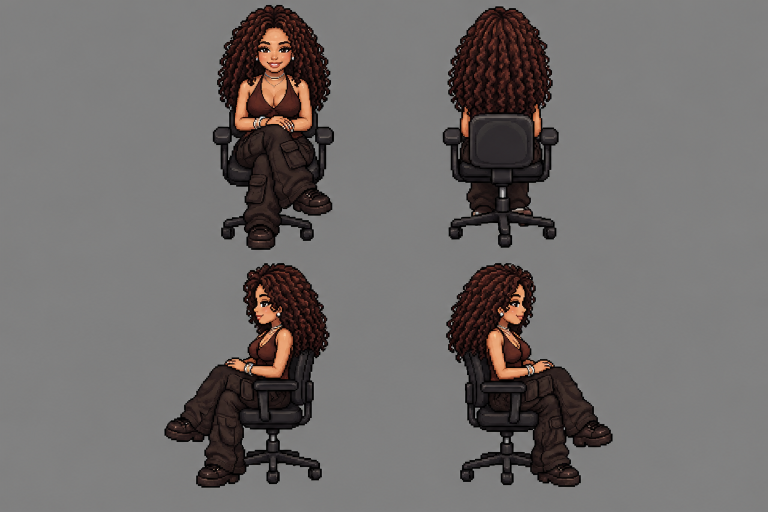
#> input picture cripcoin/assets-fonte/personagem-cacheada.png, 1536 x 1024 px (shown at 1/2 size); its folder holds 3 pictures in this run
$ python personagens.py
#> lines starting #> are read from the running program, lines starting #| are printed output that depends on the picture; after the words box and inside, x2 and y2 are one past the last pixel; in counts of white or black regions, pixels touching at a corner belong together
# Recorta as personagens sentadas na cadeira das folhas assets-fonte/personagem-*.png (4 vistas por folha).
# Layout da folha: [frente | costas] em cima, [lado esquerdo | lado direito] embaixo  →  S, N, W, E.
# Fundo cinza removido por preenchimento a partir das bordas. Todas as vistas usam a mesma escala (altura alvo) e a mesma âncora
# horizontal (centro do tronco/cabeça, que fica sobre a cadeira), base alinhada.
# Saída: cripcoin/public/arte/personagens/<chave>-<DIR>.png + manifesto.json.   Uso: python3 cripcoin/tools/personagens.py
import json, os, numpy as np, cv2
from scipy import ndimage as ndi
from PIL import Image

RAIZ = os.path.abspath(os.path.join(os.path.dirname(__file__), '..'))
FONTE = os.path.join(RAIZ, 'assets-fonte'); SAIDA = os.path.join(RAIZ, 'public', 'arte', 'personagens'); os.makedirs(SAIDA, exist_ok=True)
CHAVES = ['cacheada', 'oculos', 'afro']
QUADRANTES = {'S': (0, 0), 'N': (1, 0), 'W': (0, 1), 'E': (1, 1)}
ESCALA = 0.27                                   # as folhas têm ~480 px de boneco; o jogo usa arte 2x (130 px de altura ≈ 4 tiles de pixel art)

def sem_fundo(rgb):
    h, w, _ = rgb.shape; mask = np.zeros((h + 2, w + 2), np.uint8); out = rgb.copy()
    for sx, sy in [(2, 2), (w - 3, 2), (2, h - 3), (w - 3, h - 3), (w // 2, 2), (w // 2, h - 3), (2, h // 2), (w - 3, h // 2)]:
        if mask[sy + 1, sx + 1]: continue
        cv2.floodFill(out, mask, (sx, sy), (0, 0, 0), (14, 14, 14), (14, 14, 14), cv2.FLOODFILL_MASK_ONLY | (255 << 8))
    solido = mask[1:-1, 1:-1] == 0
    solido = ndi.binary_opening(solido, iterations=1)
    lab, n = ndi.label(solido)
    if n:                                        # só o maior componente (o boneco); ruídos somem
        tam = ndi.sum(solido, lab, range(1, n + 1)); solido = lab == (1 + int(np.argmax(tam)))
    return ndi.binary_fill_holes(solido)

def recortar(chave):
#> called with chave = 'cacheada'
    im = np.array(Image.open(os.path.join(FONTE, f'personagem-{chave}.png')).convert('RGB')); H, W, _ = im.shape; saida = {}
#> in recortar, im is the input picture: shape (1024, 1536, 3); mean R, G, B 112.7, 109, 107.9
#> after `H, W, _ = im.shape`: H = 1024; W = 1536
    for d, (cx, cy) in QUADRANTES.items():
        q = im[cy * H // 2:(cy + 1) * H // 2, cx * W // 2:(cx + 1) * W // 2]; m = sem_fundo(q)
        ys, xs = np.where(m); y0, y1, x0, x1 = ys.min(), ys.max() + 1, xs.min(), xs.max() + 1
        rgba = np.dstack([q, (m * 255).astype(np.uint8)])[y0:y1, x0:x1]; mm = m[y0:y1, x0:x1]
        hh = mm.shape[0]; faixa = mm[int(hh * 0.1):int(hh * 0.55)]; yy, xx = np.where(faixa); ancora = xx.mean() if len(xx) else mm.shape[1] / 2
        saida[d] = (Image.fromarray(rgba), ancora, mm.shape[1], hh)
#> this loop made 4 passes
#> (y0, y1, x0, x1, ancora) on passes 1 to 4: (9, 500, 425, 668, 122.1), (12, 496, 117, 349, 115.8), (14, 464, 329, 659, 225.9), (14, 462, 124, 457, 105.6)
#> pass 1, in recortar, `m = sem_fundo(q)`:
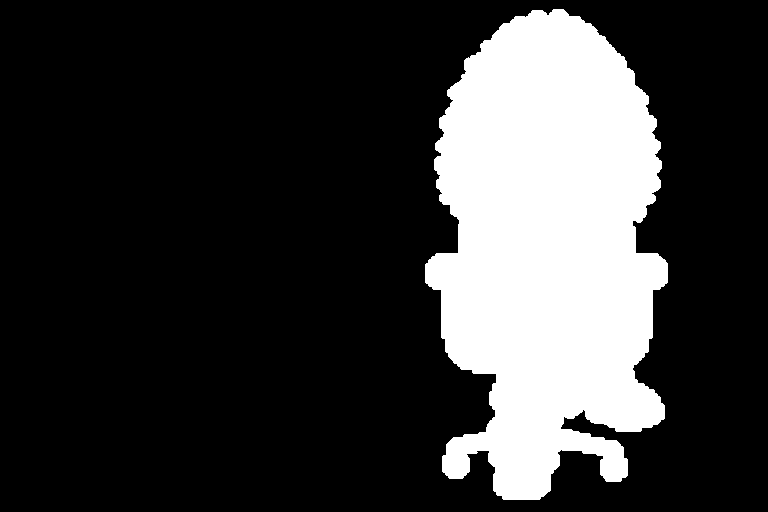
#> m: shape (512, 768) bool; 21.9% white; 1 white region, box (x1, y1, x2, y2) and area: (425, 9, 668, 500) 86166
#> after the loop: faixa: shape (202, 333) bool; 50.2% white; 4 black regions, box (x1, y1, x2, y2) and area: (149, 0, 333, 202) 29490, (0, 105, 45, 202) 2523, (0, 0, 36, 74) 1403, (0, 82, 9, 97) 68
#> after the loop: m: shape (512, 768) bool; 20.2% white; 1 white region, box (x1, y1, x2, y2) and area: (124, 14, 457, 462) 79488
#> after the loop, saida = 4 items
    # escala comum da personagem: altura máxima entre as vistas * ESCALA
    hmax = max(v[3] for v in saida.values()); esc = ESCALA * 480 / hmax if False else ESCALA
#> after `hmax = max((v[3] for v in saida.values()))`: hmax = 491
#> after `esc = ESCALA * 480 / hmax if False else ESCALA`: esc = 0.27
    info = {}
    for d, (img, ancora, w, h) in saida.items():
        nw, nh = max(1, round(w * esc)), max(1, round(h * esc)); r = img.resize((nw, nh), Image.LANCZOS)
        a = np.array(r); a[..., 3] = np.where(a[..., 3] > 127, 255, 0); r = Image.fromarray(a)
        # âncora horizontal no centro da imagem final: preenche com transparência o lado menor
        ax = ancora * esc; meia = max(ax, nw - ax); L = int(np.ceil(meia * 2)); tela = Image.new('RGBA', (L, nh), (0, 0, 0, 0)); tela.paste(r, (int(round(L / 2 - ax)), 0))
        tela.save(os.path.join(SAIDA, f'{chave}-{d}.png')); info[d] = (L, nh)
#> this loop made 4 passes
#> (d, ancora, w, h, nw, nh, ax, meia) on passes 1 to 4: ('S', 122.1, 243, 491, 66, 133, 32.96, 33.04), ('N', 115.8, 232, 484, 63, 131, 31.25, 31.75), ('W', 225.9, 330, 450, 89, 122, 61, 61), ('E', 105.6, 333, 448, 90, 121, 28.52, 61.48)
#> after the loop, info = {'S': (67, 133), 'N': (64, 131), 'W': (122, 122), 'E': (123, 121)}
    return info

man = {c: {d: {'w': w, 'h': h} for d, (w, h) in recortar(c).items()} for c in CHAVES}
#> call 2 of recortar, with chave = 'oculos'
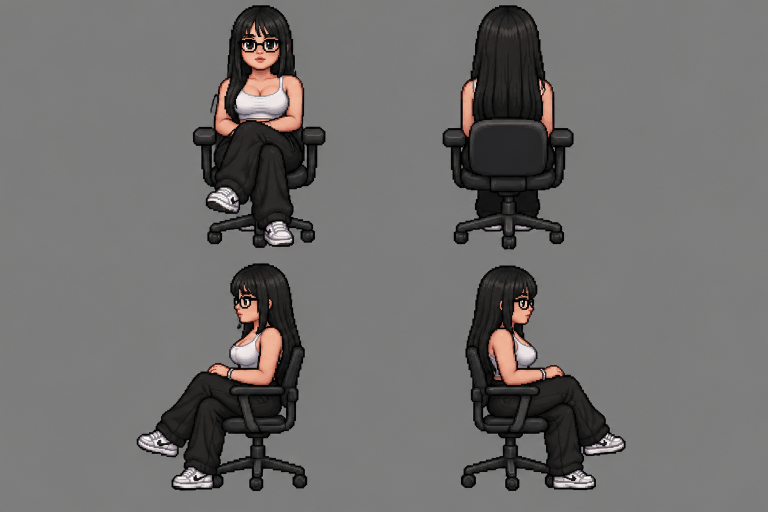
#> input picture cripcoin/assets-fonte/personagem-oculos.png, 1536 x 1024 px (shown at 1/2 size)
#> in recortar, im is the input picture: shape (1024, 1536, 3); mean R, G, B 112.4, 110.4, 109.6
#> the loop in recortar (call 2), `for d, (cx, cy) in QUADRANTES.items():` made 4 passes
#> (y0, y1, x0, x1, ancora) on passes 1 to 4: (10, 496, 386, 651, 133.9), (10, 499, 117, 379, 130), (15, 470, 273, 615, 246.4), (19, 470, 154, 483, 94.04)
#> after the loop in recortar (call 2), `for d, (cx, cy) in QUADRANTES.items():`: faixa: shape (203, 329) bool; 42.6% white; 1 white region, box (x1, y1, x2, y2) and area: (9, 0, 243, 203) 28439
#> after the loop in recortar (call 2), `for d, (cx, cy) in QUADRANTES.items():`: m: shape (512, 768) bool; 19.6% white; 1 white region, box (x1, y1, x2, y2) and area: (154, 19, 483, 470) 76890
#> in recortar (call 2), `hmax = max((v[3] for v in saida.values()))`: hmax = 489
#> the loop in recortar (call 2), `for d, (img, ancora, w, h) in saida.items():` made 4 passes
#> (d, ancora, w, h, nw, nh, ax, meia) on passes 1 to 4: ('S', 133.9, 265, 486, 72, 131, 36.14, 36.14), ('N', 130, 262, 489, 71, 132, 35.09, 35.91), ('W', 246.4, 342, 455, 92, 123, 66.53, 66.53), ('E', 94.04, 329, 451, 89, 122, 25.39, 63.61)
#> after the loop in recortar (call 2), `for d, (img, ancora, w, h) in saida.items():`: info = {'S': (73, 131), 'N': (72, 132), 'W': (134, 123), 'E': (128, 122)}
#> call 3 of recortar, with chave = 'afro'
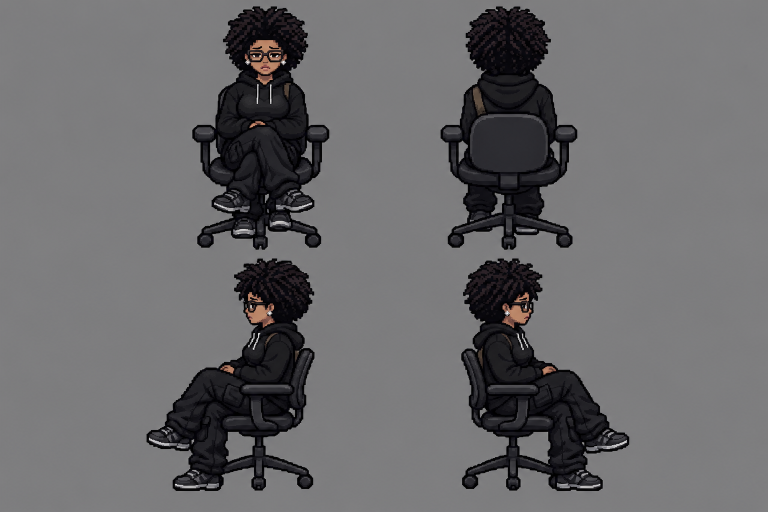
#> input picture cripcoin/assets-fonte/personagem-afro.png, 1536 x 1024 px (shown at 1/2 size)
#> in recortar, im is the input picture: shape (1024, 1536, 3); mean R, G, B 105.9, 105.2, 106.9
#> the loop in recortar (call 3), `for d, (cx, cy) in QUADRANTES.items():` made 4 passes
#> (y0, y1, x0, x1, ancora) on passes 1 to 4: (13, 500, 384, 659, 142.2), (13, 500, 113, 387, 134.8), (5, 470, 293, 629, 242.9), (5, 470, 154, 491, 92.4)
#> pass 1, in recortar (call 3), `mm = m[y0:y1, x0:x1]`:
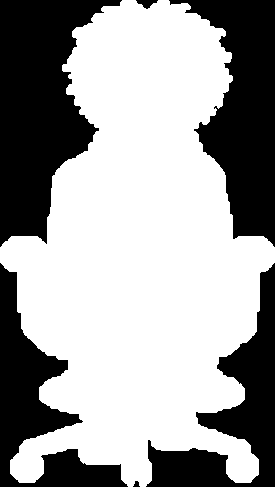
#> mm: shape (487, 275) bool; 62.6% white; 6 black regions, box (x1, y1, x2, y2) and area: (0, 0, 122, 247) 17008, (169, 0, 275, 247) 13385, (146, 263, 275, 487) 9834, (0, 263, 128, 487) 9683, (136, 0, 158, 9) 110, (133, 481, 140, 487) 28
#> after the loop in recortar (call 3), `for d, (cx, cy) in QUADRANTES.items():`: faixa: shape (209, 337) bool; 42.7% white; 1 white region, box (x1, y1, x2, y2) and area: (0, 0, 247, 209) 30106
#> after the loop in recortar (call 3), `for d, (cx, cy) in QUADRANTES.items():`: m: shape (512, 768) bool; 20.8% white; 1 white region, box (x1, y1, x2, y2) and area: (154, 5, 491, 470) 81885
#> after the loop in recortar (call 3), `for d, (cx, cy) in QUADRANTES.items():`:
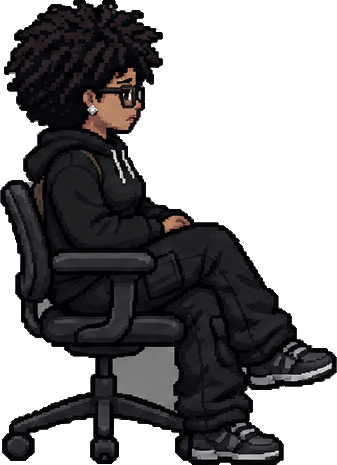
#> rgba: shape (465, 337, 4); mean R, G, B, A 77.7, 76.3, 78.6, 133.2; transparent parts drawn white
#> in recortar (call 3), `hmax = max((v[3] for v in saida.values()))`: hmax = 487
#> the loop in recortar (call 3), `for d, (img, ancora, w, h) in saida.items():` made 4 passes
#> (d, ancora, w, h, nw, nh, ax, meia) on passes 1 to 4: ('S', 142.2, 275, 487, 74, 131, 38.38, 38.38), ('N', 134.8, 274, 487, 74, 131, 36.41, 37.59), ('W', 242.9, 336, 465, 91, 126, 65.58, 65.58), ('E', 92.4, 337, 465, 91, 126, 24.95, 66.05)
#> pass 1, in recortar (call 3), `r = Image.fromarray(a)`:
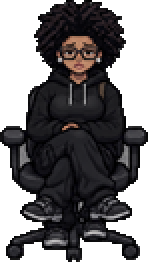
#> r: PIL image 74x131 RGBA (shown 2 times larger); mean R, G, B, A 24.4, 22.5, 24.2, 159.9; transparent parts drawn white
#> after the loop in recortar (call 3), `for d, (img, ancora, w, h) in saida.items():`:
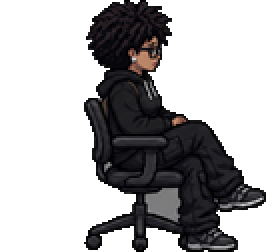
#> tela: PIL image 133x126 RGBA (shown 2 times larger); mean R, G, B, A 13.9, 13, 14.2, 91.3; transparent parts drawn white
#> after the loop in recortar (call 3), `for d, (img, ancora, w, h) in saida.items():`: info = {'S': (77, 131), 'N': (76, 131), 'W': (132, 126), 'E': (133, 126)}
#> man = 3 items
json.dump({'direcoes': ['S', 'N', 'W', 'E'], 'personagens': man}, open(os.path.join(SAIDA, 'manifesto.json'), 'w'), indent=1)
print(json.dumps(man))
#> (printed output is left out)
